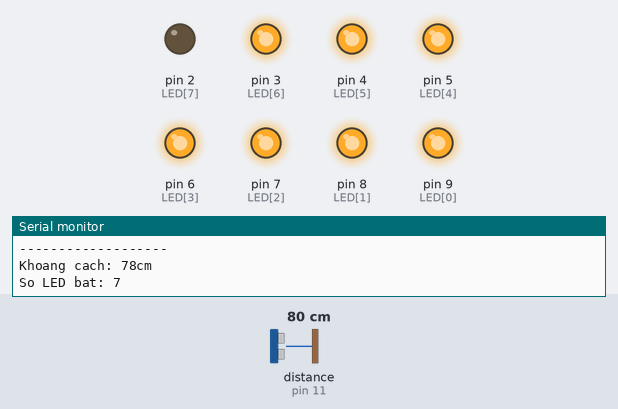
Bench run of a sketch on a simulated Arduino Uno, built with avr-gcc and run on an emulated ATmega328P. Parts: output pins drawn as LEDs (lit = HIGH), the last lines printed to the serial monitor. Wiring (inferred from the names in the program): ultrasonic range finder: trigger pin 10; echo pin 11. The inputs (shaded band) are chosen by the test bench; at power-on: distance to the obstacle (sensor on pin 11) 80 cm. The echo pulse lasts 58.3 µs per cm; pins used as bus, display or sensor lines are not drawn.

Above: at 1.2 s.
1.3 s: distance to the obstacle (sensor on pin 11) set to 68 cm
At 2.2 s:
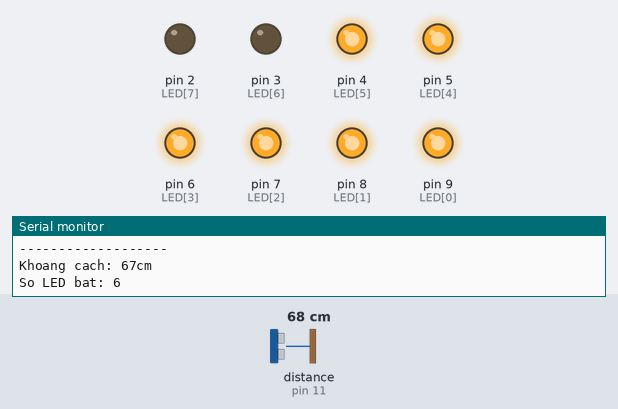
2.9 s: distance to the obstacle (sensor on pin 11) set to 63 cm
4.4 s: distance to the obstacle (sensor on pin 11) set to 58 cm
At 4.8 s:
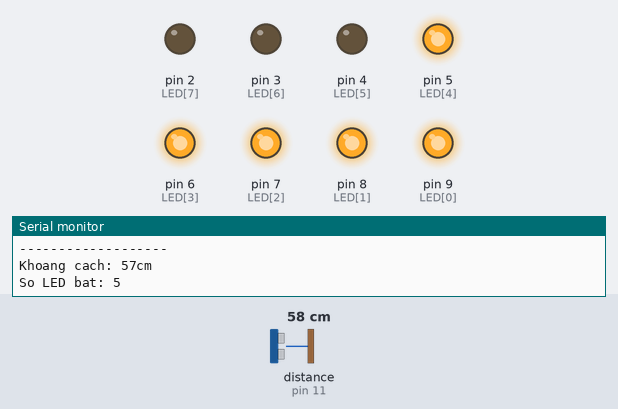
6.0 s: distance to the obstacle (sensor on pin 11) set to 48 cm
At 7.3 s:
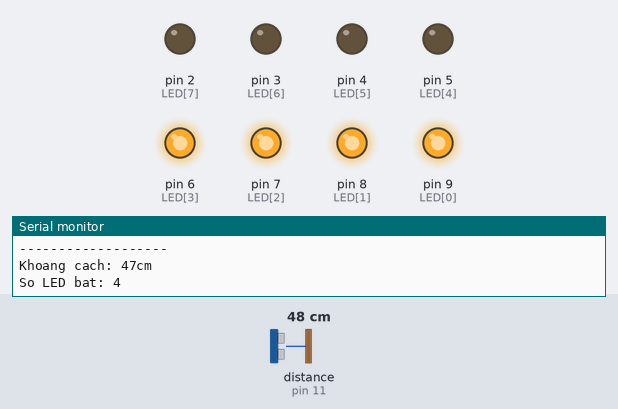
7.6 s: distance to the obstacle (sensor on pin 11) set to 9 cm
At 8.5 s:
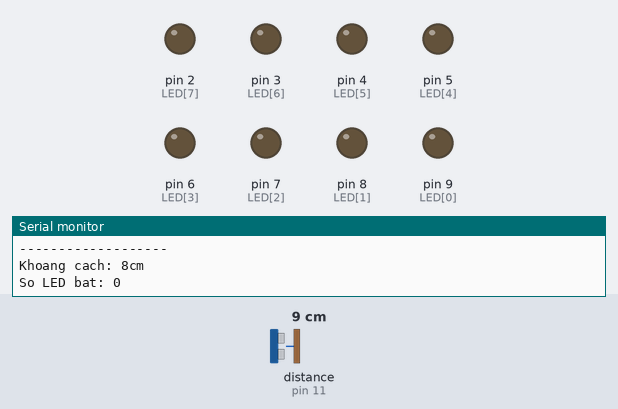
9.2 s: distance to the obstacle (sensor on pin 11) set to 60 cm
At 10.3 s:
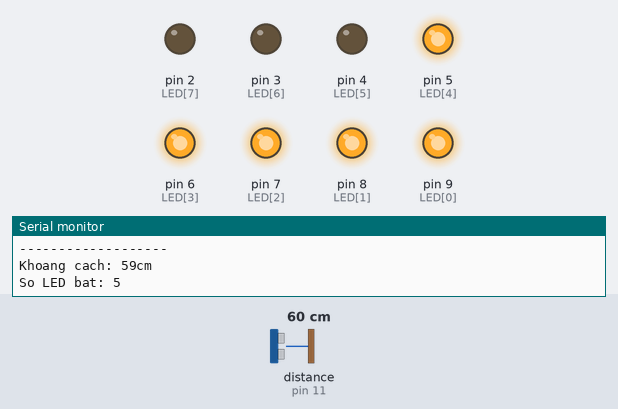
Timing chart, 0 to 11.9 s (numbered marks = the images above; inputs shaded):
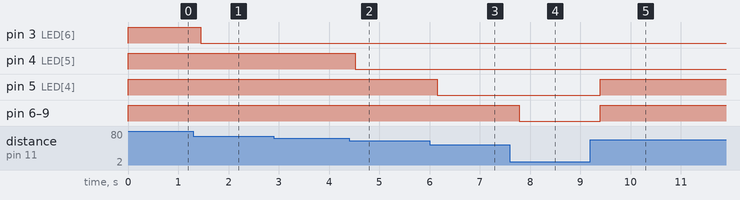

The sketch:

ND12.ino
```cpp
const byte LED[8] = {9, 8, 7, 6, 5, 4, 3, 2};
const byte TRIG = 10;
const byte ECHO = 11;

unsigned long thoigian;
unsigned long khoangcach;

int lastDistance = -1;

void setup() {
  Serial.begin(9600);
  pinMode(TRIG, OUTPUT);
  pinMode(ECHO, INPUT);

  for (int i = 0; i < 8; i++) {
    pinMode(LED[i], OUTPUT);
  }
}

void loop() {
  digitalWrite(TRIG, LOW);
  delayMicroseconds(2);
  digitalWrite(TRIG, HIGH);
  delayMicroseconds(10);
  digitalWrite(TRIG, LOW);

  thoigian = pulseIn(ECHO, HIGH);
  khoangcach = thoigian * 0.034 / 2;

  int numLED = khoangcach / 10;
  if (khoangcach > 80) numLED = 8;

  for (int i = 0; i < numLED; i++) {
    digitalWrite(LED[i], HIGH);
  }
  for (int i = numLED; i < 8; i++) {
    digitalWrite(LED[i], LOW);
  }

  if (abs(khoangcach - lastDistance) >= 5) {
    Serial.println("-------------------");
    Serial.print("Khoang cach: ");
    Serial.print(khoangcach);
    Serial.println("cm");

    Serial.print("So LED bat: ");
    Serial.println(numLED);
  }

  delay(200);
}
```

Measured:
- the behaviour switches between 71 and 70 cm on distance to the obstacle (sensor on pin 11) (found by bisection; images 0 and 1)
- the behaviour switches between 61 and 60 cm on distance to the obstacle (sensor on pin 11) (found by bisection; images 1 and 2)
- the behaviour switches between 51 and 50 cm on distance to the obstacle (sensor on pin 11) (found by bisection; images 2 and 3)
- after the input at 1.3 s, pin 3 (LED[6]): HIGH → LOW after 0.15 s
- after the input at 4.4 s, pin 4 (LED[5]): HIGH → LOW after 0.12 s
- after the input at 6.0 s, pin 5 (LED[4]): HIGH → LOW after 0.16 s
- after the input at 7.6 s, pin 6 (LED[3]), pin 7 (LED[2]), pin 8 (LED[1]), pin 9 (LED[0]): HIGH → LOW after 0.19 s
- after the input at 9.2 s, pin 5 (LED[4]), pin 6 (LED[3]), pin 7 (LED[2]), pin 8 (LED[1]), pin 9 (LED[0]): LOW → HIGH after 0.20 s
